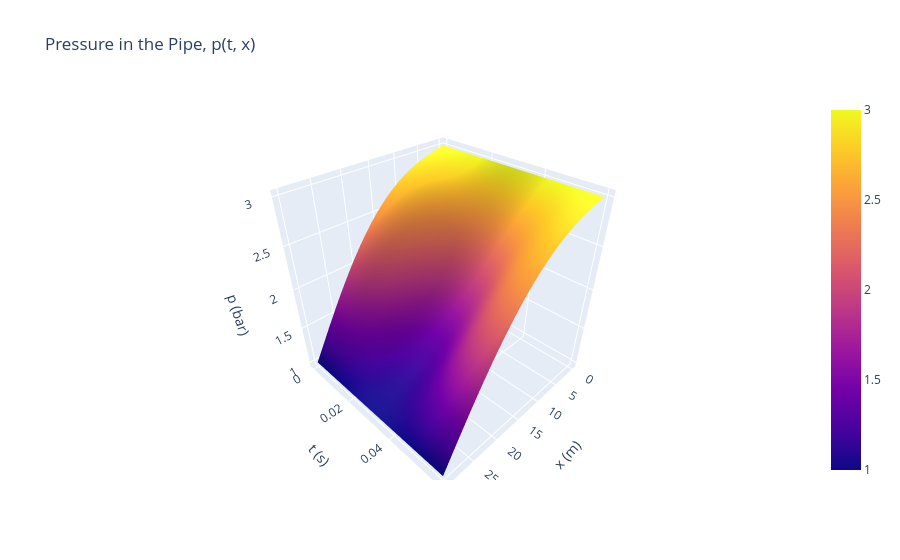

Write notebook code for a chart like this one.
### Markdown cell above
### Question 2.2

Use the grid and time step from Question 2.1. Compute the first step $p^1$ with $v_0(x) = 0$, then march the centered update to $t = 0.06$ s (one full period $2L/c$), holding the pressure at 3 bar at $x = 0$ and 1 bar at $x = L$. Make a surface plot of $p(t,x)$, and plot $p$ versus $x$ at $t = 0$, 0.012, 0.024, and 0.03 s.

### Code cell
c = 1000.0                # m/s
L = 30.0                  # m
t_initial = 0.0
t_final = 0.06            # s
p_left = 3.0              # tank pressure at x = 0 (bar gauge)
p_right = 1.0             # tank pressure at x = L (bar gauge)
x_values = np.arange(0.0, L + x_step / 2, x_step)
t_values = np.arange(t_initial, t_final + t_step / 2, t_step)

# Row n of p_values holds the pressure profile at time t_n
p_values = np.zeros((len(t_values), len(x_values)))
p_values[0] = 3.0 - 2.0 * x_values / L + 0.5 * np.sin(np.pi * x_values / L)
p_values[0, 0] = p_left
p_values[0, -1] = p_right

v_initial_values = np.zeros(len(x_values))  # dp/dt at t = 0 (bar/s): the bump starts from rest

# First step uses the initial rate instead of an earlier time level
for i in range(1, len(x_values) - 1):
    p_values[1, i] = (p_values[0, i] + t_step * v_initial_values[i]
                      + 0.5 * courant_number**2 * (p_values[0, i + 1] - 2 * p_values[0, i] + p_values[0, i - 1]))
p_values[1, 0] = p_left
p_values[1, -1] = p_right

# Remaining steps use the centered update
for n in range(1, len(t_values) - 1):
    for i in range(1, len(x_values) - 1):
        p_values[n + 1, i] = (2 * p_values[n, i] - p_values[n - 1, i]
                              + courant_number**2 * (p_values[n, i + 1] - 2 * p_values[n, i] + p_values[n, i - 1]))

    # Both tanks hold their pressures
    p_values[n + 1, 0] = p_left
    p_values[n + 1, -1] = p_right

# Surface plot: using every 5th time row keeps the figure small
figure_3d = go.Figure()
figure_3d.add_trace(go.Surface(x=x_values, y=t_values[::5], z=p_values[::5]))
figure_3d.update_layout(
    title="Pressure in the Pipe, p(t, x)",
    scene=dict(xaxis_title="x (m)", yaxis_title="t (s)", zaxis_title="p (bar)")
)
figure_3d.show()

t_plot_values = [0.0, 0.012, 0.024, 0.03]  # s

plt.figure()
for t_plot in t_plot_values:
    n = int(round(t_plot / t_step))  # row index for this time
    plt.plot(x_values, p_values[n], label=f"t = {t_plot} s")
plt.title("Pressure Profiles in the Pipe (Explicit Centered Scheme)")
plt.xlabel("Position x (m)")
plt.ylabel("Gauge pressure p (bar)")
plt.legend()
plt.grid(True)
plt.show()

### Figure 1 — Plotly figure (JSON) as saved in the notebook; plotly's stock layout.template omitted (floating-point values rounded to 4 significant figures; data arrays with more than 128 entries replaced by an {"elided": "..."} marker saying what was removed)
{"data": [{"type": "surface", "x": {"elided": "201 float values"}, "y": [0.0, 0.0006, 0.0012, 0.0018, 0.0024, 0.003, 0.0036, 0.0042, 0.0048, 0.0054, 0.006, 0.0066, 0.0072, 0.0078, 0.0084, 0.009, 0.0096, 0.0102, 0.0108, 0.0114, 0.012, 0.0126, 0.0132, 0.0138, 0.0144, 0.015, 0.0156, 0.0162, 0.0168, 0.0174, 0.018, 0.0186, 0.0192, 0.0198, 0.0204, 0.021, 0.0216, 0.0222, 0.0228, 0.0234, 0.024, 0.0246, 0.0252, 0.0258, 0.0264, 0.027, 0.0276, 0.0282, 0.0288, 0.0294, 0.03, 0.0306, 0.0312, 0.0318, 0.0324, 0.033, 0.0336, 0.0342, 0.0348, 0.0354, 0.036, 0.0366, 0.0372, 0.0378, 0.0384, 0.039, 0.0396, 0.0402, 0.0408, 0.0414, 0.042, 0.0426, 0.0432, 0.0438, 0.0444, 0.045, 0.0456, 0.0462, 0.0468, 0.0474, 0.048, 0.0486, 0.0492, 0.0498, 0.0504, 0.051, 0.0516, 0.0522, 0.0528, 0.0534, 0.054, 0.0546, 0.0552, 0.0558, 0.0564, 0.057, 0.0576, 0.0582, 0.0588, 0.0594, 0.06], "z": {"elided": "101x201 float values"}}], "layout": {"scene": {"xaxis": {"title": {"text": "x (m)"}}, "yaxis": {"title": {"text": "t (s)"}}, "zaxis": {"title": {"text": "p (bar)"}}}, "title": {"text": "Pressure in the Pipe, p(t, x)"}}}
